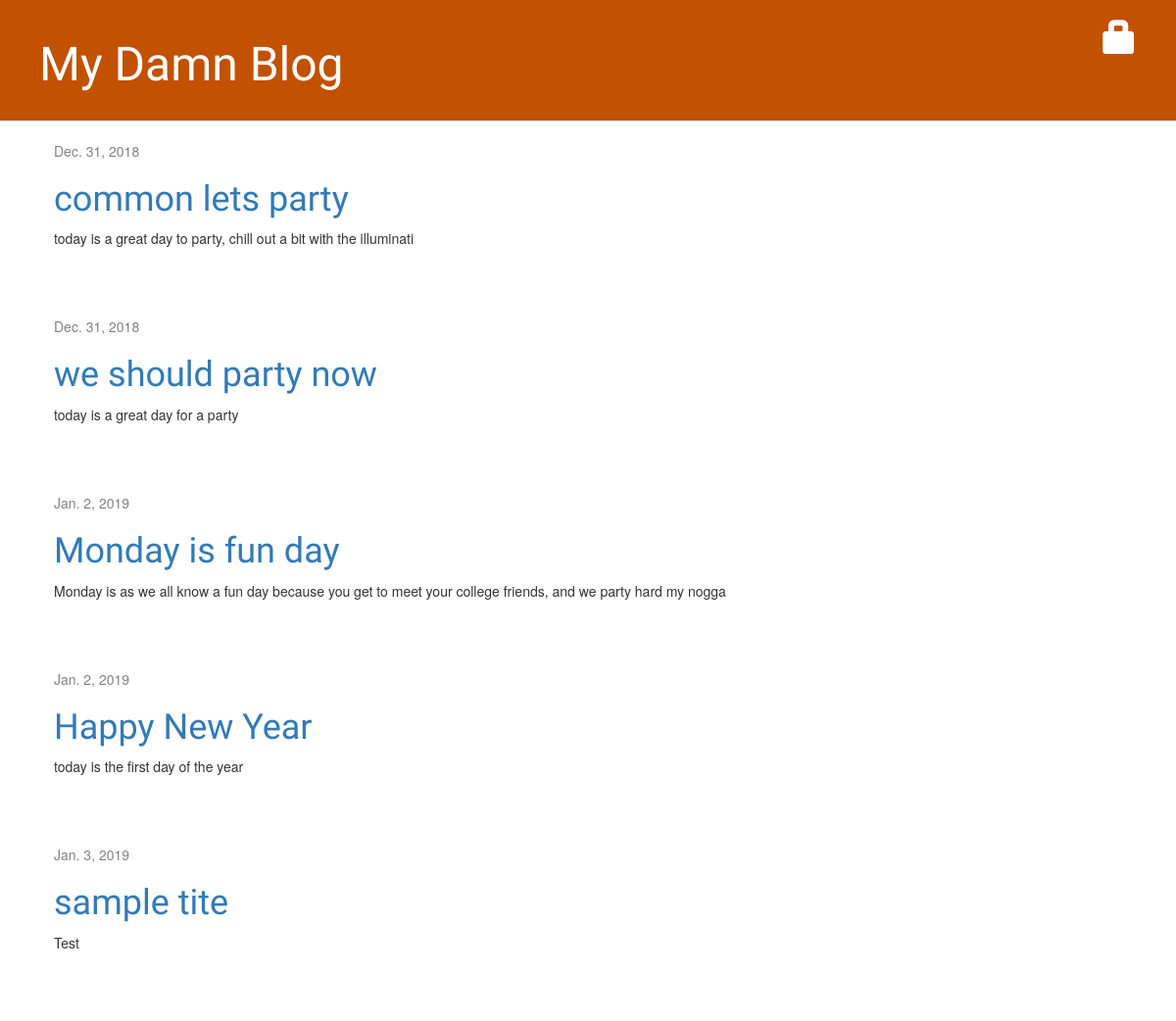
Before: / with the older database file.
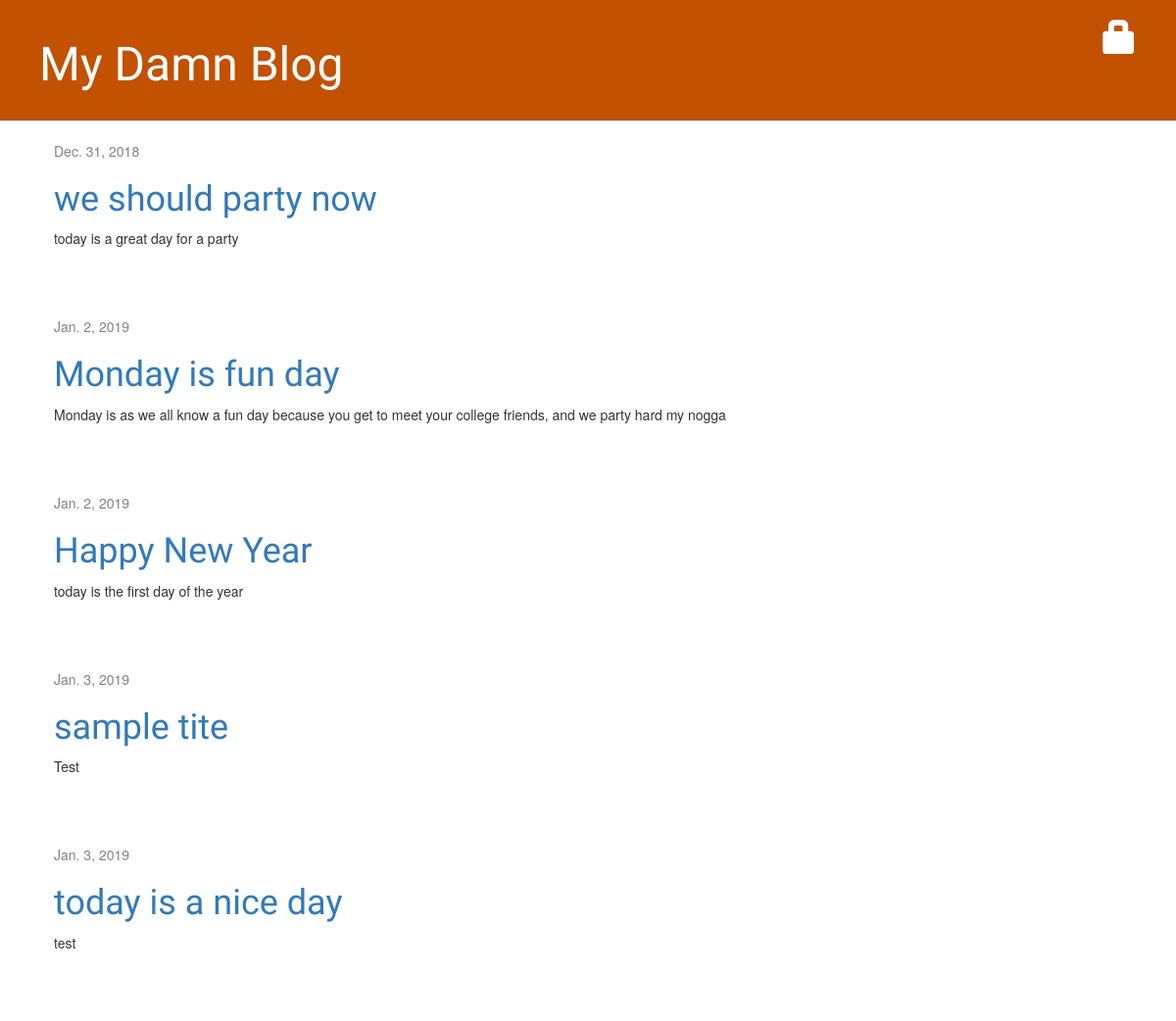
After: the same page with the newer database file.
### blog/models.py (models this page shows, shortened)
class Post(models.Model):
    author = models.ForeignKey(settings.AUTH_USER_MODEL, on_delete=models.CASCADE)
    title = models.CharField(max_length=200)
    text = models.TextField()
    created_date = models.DateTimeField(default= timezone.now)
    published_date = models.DateField(blank=True, null=True)

### blog/views.py (the view)
# urls.py: path('', views.post_list, name='post_list'),
def post_list(request):
    posts = Post.objects.filter(published_date__lte=timezone.now()).order_by('published_date')
    return render(request, 'blog/post_list.html', {'posts':posts})

### blog/templates/blog/post_list.html
{% extends 'blog/base.html' %}
{% block content %}
    {% for post in posts %}
        <div class="post">
            <div class="date">
                {{ post.published_date }}
            </div>
            <h1><a href="{% url 'post_detail' pk=post.pk %}">{{ post.title }}</a></h1>
            <p>{{ post.text|linebreaksbr }}</p>
        </div>
    {% endfor %}
{% endblock %}

### blog/templates/blog/base.html (shortened to what this page needs)
{% load static %}
<html>
    <head>
        <link rel="stylesheet" href="//maxcdn.bootstrapcdn.com/bootstrap/3.2.0/css/bootstrap.min.css">
        <link rel="stylesheet" href="//maxcdn.bootstrapcdn.com/bootstrap/3.2.0/css/bootstrap-theme.min.css">
        <link rel="stylesheet" href="{% static 'css/blog.css' %}">
    </head>
    <body>
        <div class="page-header">
            <a href="{% url 'login' %}" class="top-menu"><span class="glyphicon glyphicon-lock"></span></a>
            <h1><a href="/"> My Damn Blog</a></h1>
        </div>
        <div class="content container">
            <div class="row">
                <div class="col-md-8">
                    {% block content %}
                    {% endblock %}
                </div>
            </div>
        </div>
    </body>
</html>

### blog/static/css/blog.css (style rules this page uses)
.page-header { background-color: #C25100; margin-top: 0; padding: 20px 20px 20px 40px; }
.page-header h1, .page-header h1 a, .page-header h1 a:visited, .page-header h1 a:active { color: #ffffff; font-size: 36pt; text-decoration: none; }
.content { margin-left: 40px; }
h1, h2, h3, h4 { font-family: 'Lobster', cursive; }
.date { color: #828282; }
.top-menu, .top-menu:hover, .top-menu:visited { color: #ffffff; float: right; font-size: 26pt; margin-right: 20px; }
.post { margin-bottom: 70px; }

Changed rows visible on the page:
removed Post: published_date "Dec. 31, 2018", title "common lets party", text "today is a great day to party, chill out a bit with the illuminati"
now on this page (row edited): Post: published_date "Jan. 3, 2019", title "today is a nice day", text "test"
